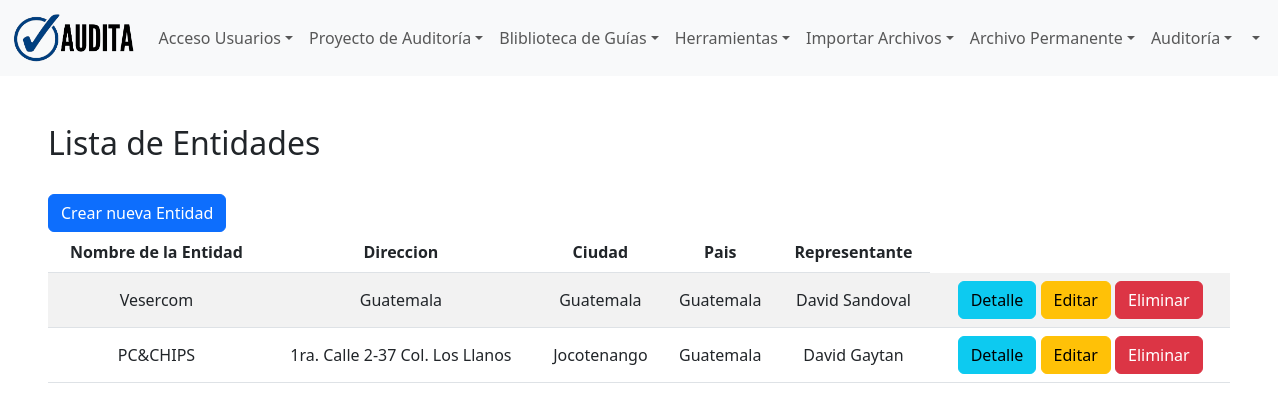
The app's page /proyecto/entidad/, older data.
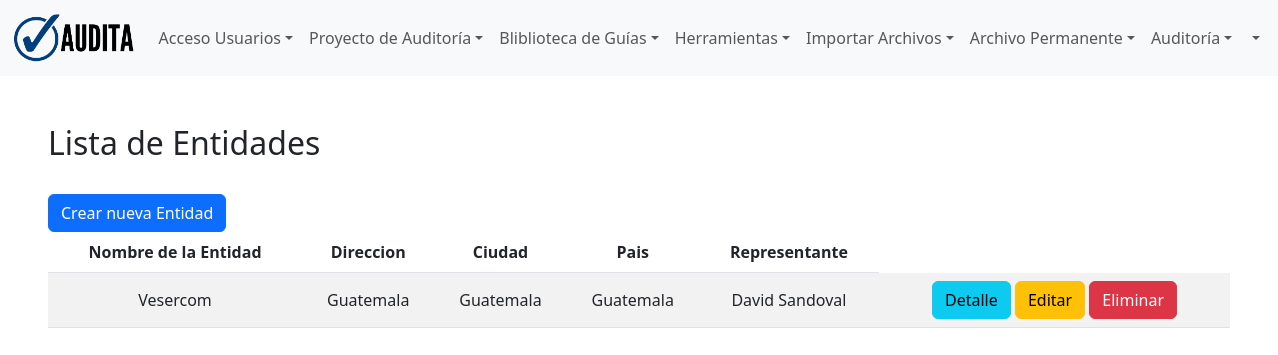
The same page, newer data.
### proyecto/models.py (models this page shows, shortened)
class Entidad(models.Model):
    nombre = models.CharField(max_length=100, null=False, blank=False, verbose_name='Nombre de Entidad')
    direccion = models.CharField(max_length=150, null=False, blank=False, verbose_name='Direccion')
    ciudad = models.CharField(max_length=100, null=False, blank=False, verbose_name='Ciudad')
    pais = models.CharField(max_length=100, null=False, blank=False, verbose_name='Pais')
    nit = models.CharField(max_length=10, null=False, blank=False, verbose_name='Nit')
    seguroSocial = models.CharField(max_length=15, null=True, blank=True, verbose_name='Seguro Social')
    representante = models.CharField(max_length=100, null=False, blank=False, verbose_name='Representante')
    contacto = models.ForeignKey(Contacto,on_delete=models.CASCADE, null=False,blank=False)
    email = models.EmailField(max_length=250, null=True, blank=True, verbose_name='Correo Electrónico')
    telefono = models.CharField(max_length=15, null=True, blank=True, verbose_name='Teléfono')
    whatsapp = models.CharField(max_length=15, null=True, blank=True, verbose_name='WhatsApp/Telegram')
    sitio = models.CharField(max_length=50, null=True, blank=True, verbose_name='Sitio Web')
    actividadE = models.CharField(max_length=100, null=True, blank=True, verbose_name='Actividad Económica')
    actividadS = models.CharField(max_length=100, null=True, blank=True, verbose_name='Actividad de Servicios')
    norma = models.CharField(max_length=100, null=True, blank=True, verbose_name='Norma Contable')
    class Meta:
        db_table = 'entity'
        verbose_name = 'Entidad'
        verbose_name_plural = 'Entidades'
        ordering = ['id']

### proyecto/views.py (the view)
# urls.py: path('entidad/', views.entidad_list, name='entidad_list'),
def entidad_list(request):
    entidades = Entidad.objects.all()
    return render(request, 'proyecto/entidad_list.html',{'entidades': entidades})

### templates/proyecto/entidad_list.html
{% extends 'layout/base.html' %}
{% load crispy_forms_tags %}
{% load static %}
{% block 'content' %}
<div class="p-5">
  <h2>Lista de Entidades</h2>
  <br>
  <a href="{% url 'entidad_nuevo' %}" class="btn btn-primary">Crear nueva Entidad</a>
  <table class="table table-striped">
    <thead>
      <tr>
        <th>Nombre de la Entidad</th>
        <th>Direccion</th>
        <th>Ciudad</th>
        <th>Pais</th>
        <th>Representante</th>
      </tr>
    </thead>
    <tbody>
      {% for entidad in entidades %}
        <tr>
          <td>{{ entidad.nombre }}</td>
          <td>{{entidad.direccion}}</td>
          <td>{{entidad.ciudad}}</td>
          <td>{{entidad.pais}}</td>
          <td>{{entidad.representante}}</td>
          <td>
            <a href="{% url 'entidad_detail' pk=entidad.pk %}" class="btn btn-info">Detalle</a>
            <a href="{% url 'entidad_edit' pk=entidad.pk %}" class="btn btn-warning">Editar</a>
            <a href="{% url 'entidad_delete' pk=entidad.pk %}" class="btn btn-danger">Eliminar</a>
          </td>
        </tr>
      {% empty %}
        <tr>
          <td>No hay entidades.</td>
        </tr>
      {% endfor %}
    </tbody>
  </table>
</div>
{% endblock 'content' %}

Row changes from the older to the newer data that the page shows:
removed Entidad: nombre "PC&CHIPS", direccion "1ra. Calle 2-37 Col. Los Llanos", ciudad "Jocotenango", pais "Guatemala", representante "David Gaytan"
